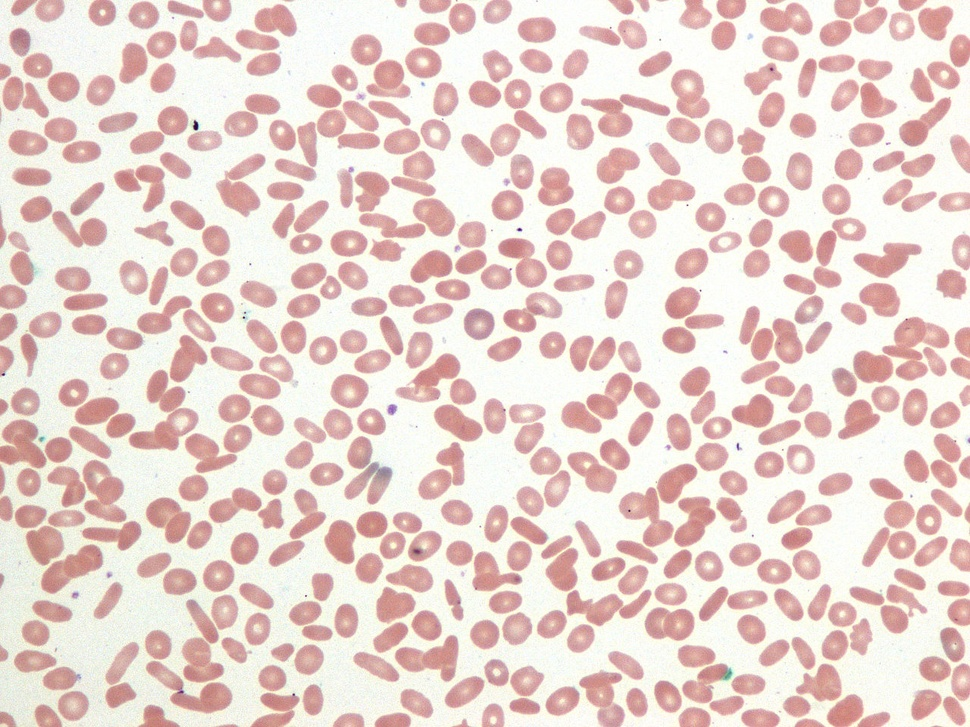
#> input picture Anexos, Imagens e Videos/1280px-Hereditary_elliptocytosis.jpg, 970 x 727 px, shrunk from 1280 x 960 before the run, found by its file name
$ python 'Threshold Intervalos.py'
#> lines starting #> are read from the running program, lines starting #| are printed output that depends on the picture; after the words box and inside, x2 and y2 are one past the last pixel; in counts of white or black regions, pixels touching at a corner belong together
import cv2 as cv
from pathlib import Path

caminhoImagem = Path('Anexos, Imagens e Videos/1280px-Hereditary_elliptocytosis.jpg')

imagem = cv.imread(str(caminhoImagem),cv.IMREAD_GRAYSCALE)
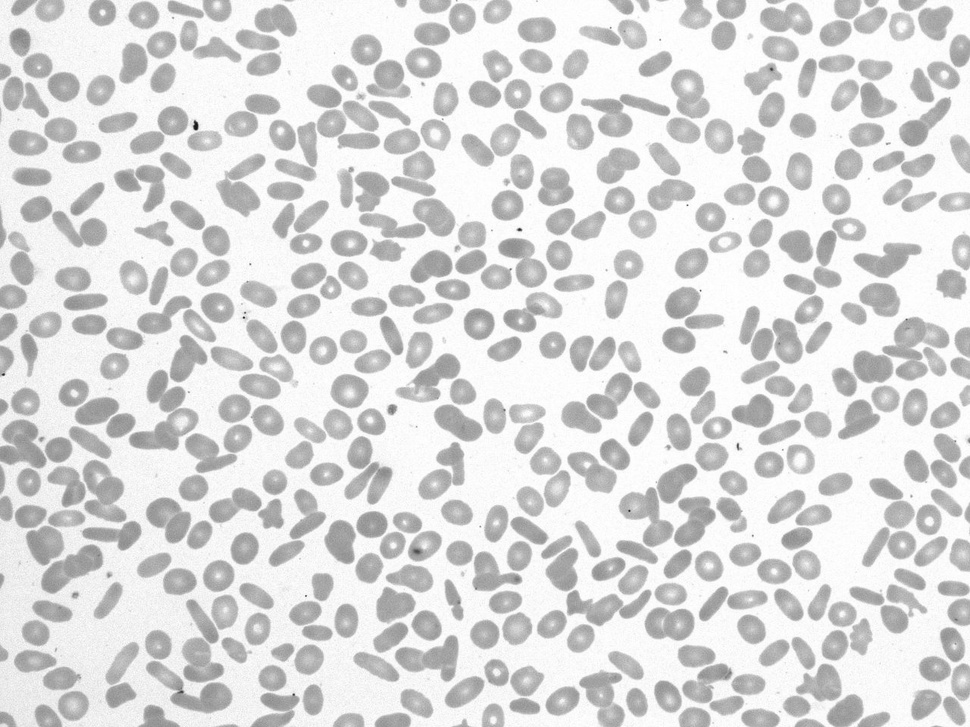
#> imagem: shape (727, 970); min 18, max 255, mean 218.6

cv.namedWindow('Imagem carregada',cv.WINDOW_GUI_EXPANDED)
cv.imshow('Imagem carregada', imagem)

t_intervalo = cv.inRange(imagem,150,200)
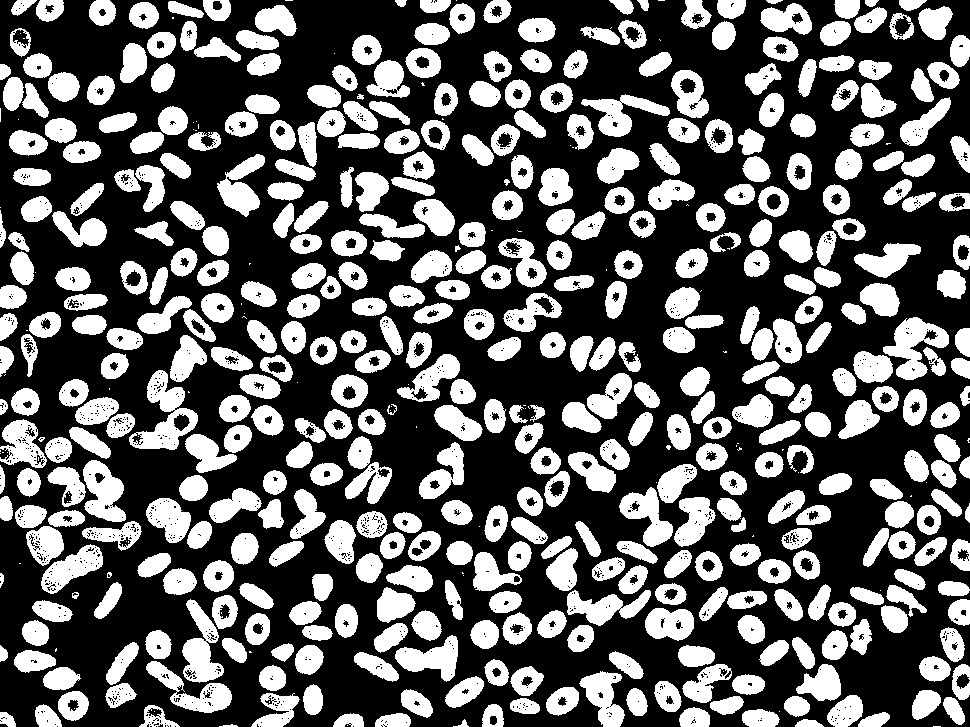
#> t_intervalo: shape (727, 970); 37% white; 556 white regions (107 under 20 px), largest, box (x1, y1, x2, y2) and area: (129, 370, 198, 450) 2235, (883, 317, 949, 380) 1956, (182, 599, 224, 683) 1786

cv.namedWindow('Threshold intervalo',cv.WINDOW_GUI_EXPANDED)
cv.imshow('Threshold intervalo', t_intervalo)

cv.waitKey()

$ run again, with Anexos, Imagens e Videos/20211029_105654.jpg copied over Anexos, Imagens e Videos/1280px-Hereditary_elliptocytosis.jpg
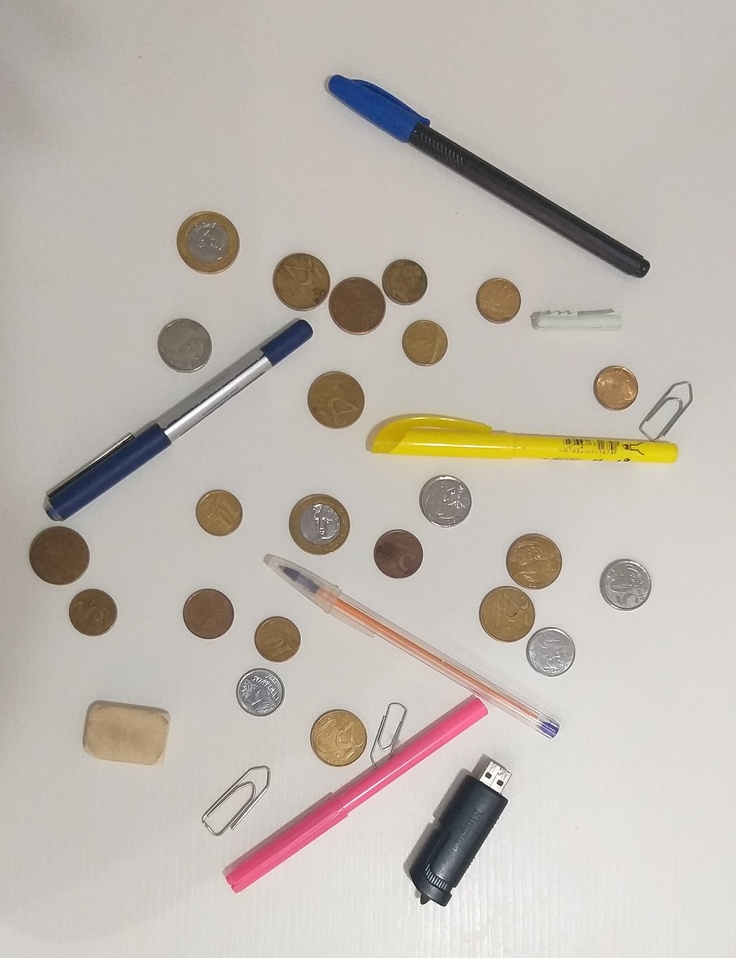
#> input picture Anexos, Imagens e Videos/20211029_105654.jpg, 736 x 958 px, shrunk from 2240 x 2915 before the run, found by its file name
#> `imagem = cv.imread(str(caminhoImagem),cv.IMREAD_GRAYSCALE)`:
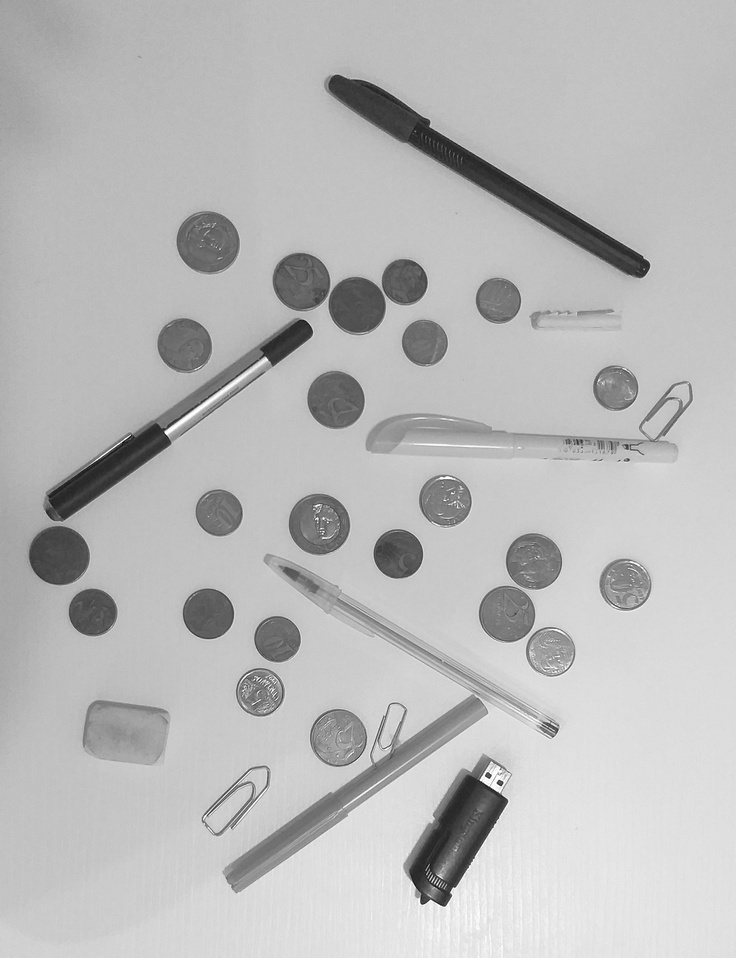
#> imagem: shape (958, 736); min 15, max 255, mean 185.6
#> `t_intervalo = cv.inRange(imagem,150,200)`:
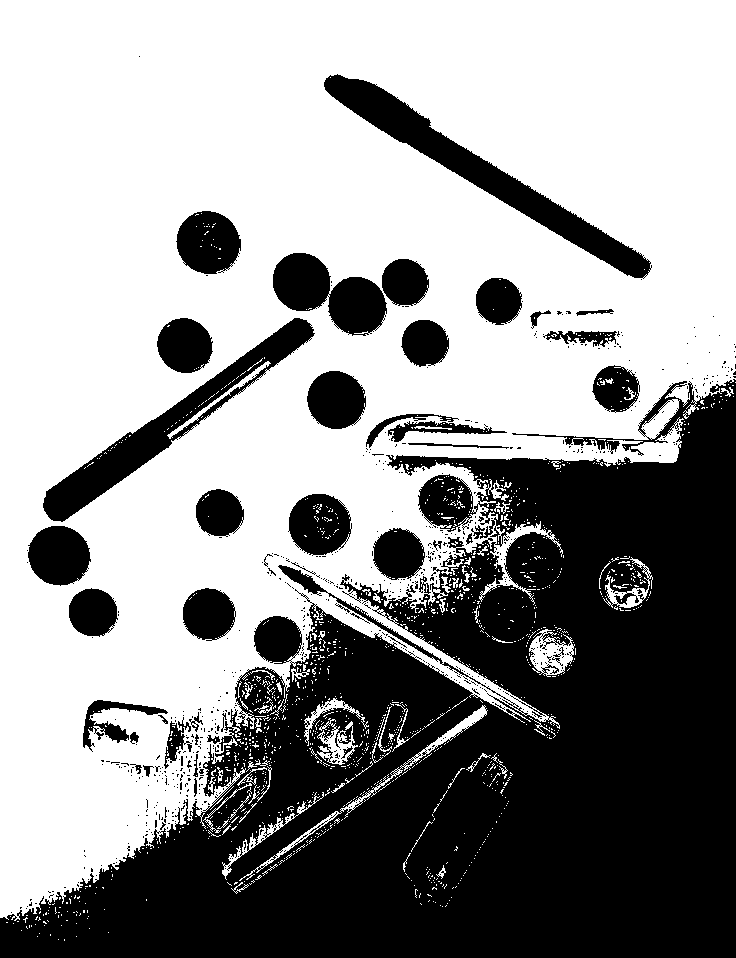
#> t_intervalo: shape (958, 736); 59% white; 659 black regions (614 under 20 px), largest, box (x1, y1, x2, y2) and area: (0, 379, 736, 958) 229737, (324, 74, 652, 279) 10186, (43, 318, 315, 522) 9048
